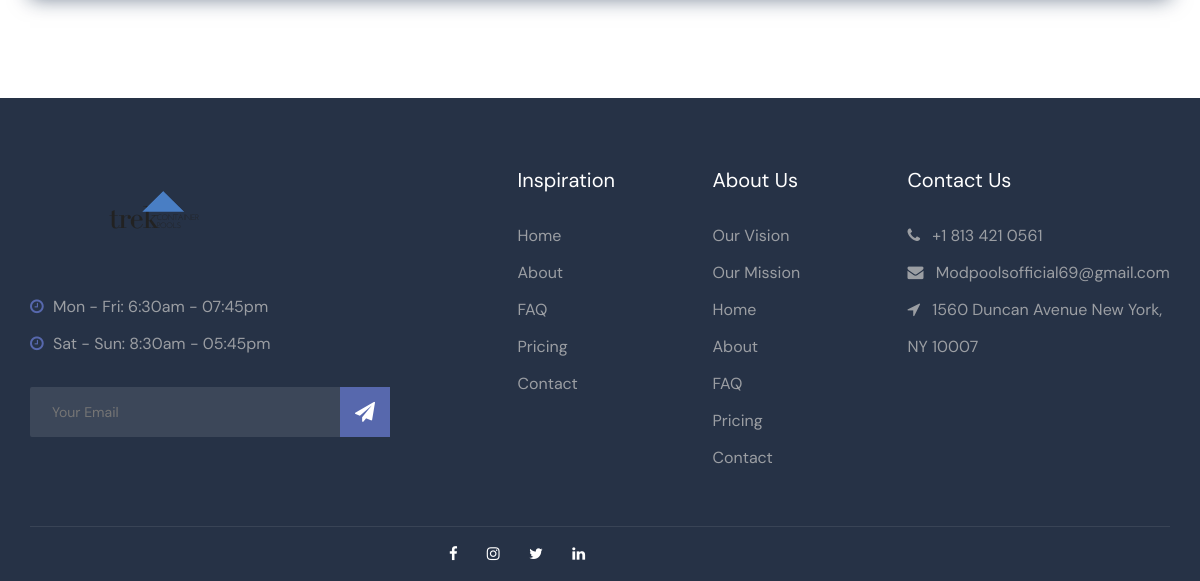
Page /about/ (lower part) on the earlier database version.
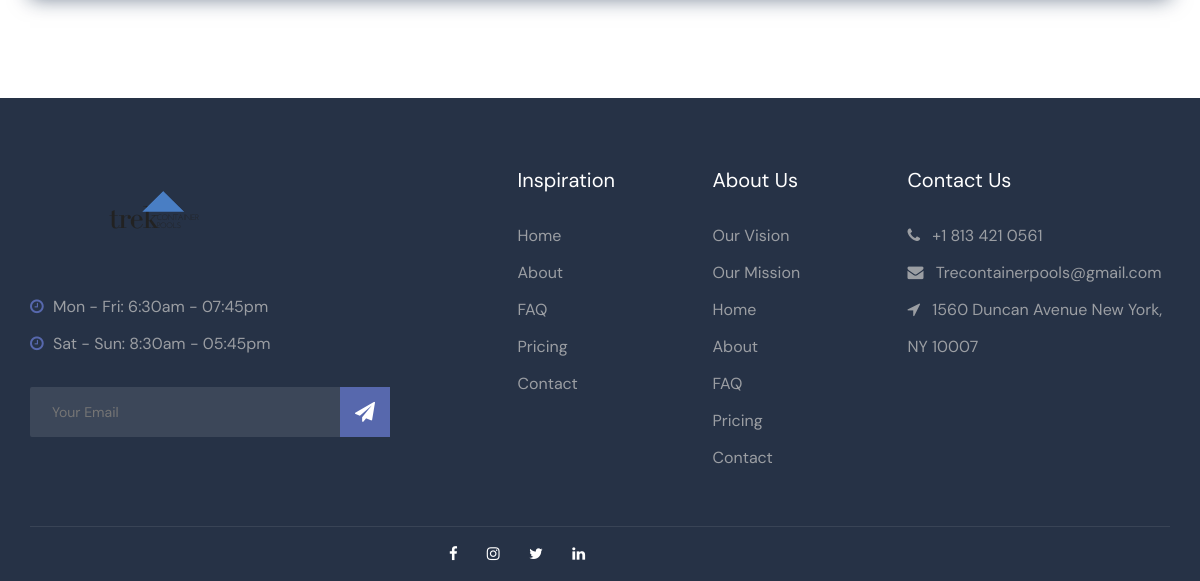
Same page on the later database version.
### website/models.py (models this page shows, shortened)
class Setting(models.Model):
    objects = None
    STATUS = (
        ('True', 'True'),
        ('False', 'False'),
    )
    title = models.CharField(max_length=150)
    keywords = models.CharField(max_length=255)
    description = models.CharField(max_length=255)
    company = models.CharField(max_length=50)
    address = models.CharField(blank=True, max_length=100)
    phone = models.CharField(blank=True, max_length=15)
    fax = models.CharField(blank=True, max_length=15)
    email = models.CharField(blank=True, max_length=50)
    smtpserver = models.CharField(blank=True, max_length=20)
    smtpemail = models.CharField(blank=True, max_length=20)
    smtppassword = models.CharField(blank=True, max_length=10)
    smtpport = models.CharField(blank=True, max_length=5)
    icon = models.ImageField(blank=True, upload_to='images/')
    facebook = models.CharField(blank=True, max_length=50)
    instagram = models.CharField(blank=True, max_length=50)
    twitter = models.CharField(blank=True, max_length=50)
    youtube = models.CharField(blank=True, max_length=50)
    aboutus = RichTextUploadingField(blank=True)
    contact = RichTextUploadingField(blank=True)
    references = RichTextUploadingField(blank=True)
    status = models.CharField(max_length=10, choices=STATUS)
    create_at = models.DateTimeField(auto_now_add=True)
    update_at = models.DateTimeField(auto_now=True)

### website/views.py (the view)
# urls.py: path('about/', views.aboutus, name='aboutus'),
def aboutus(request):
    setting = Setting.objects.get(pk=1)
    context = {'setting': setting}
    return render(request, 'about.html', context)

### website/templates/about.html (shortened to what this page needs)
{% extends 'base.html' %}
{% load static %}
{% block content %}
<br>
<br>
    <div class="counter spad">
    </div>
{% endblock %}

### website/templates/base.html (shortened to what the changed rows need)
{% load static %}
<html lang="en">
<head>
    <link rel="stylesheet" href="{% static 'website/css/bootstrap.min.css' %}" type="text/css">
    <link rel="stylesheet" href="{% static 'website/css/font-awesome.min.css' %}" type="text/css">
    <link rel="stylesheet" href="{% static 'website/css/elegant-icons.css' %}" type="text/css">
    <link rel="stylesheet" href="{% static 'website/css/nice-select.css' %}" type="text/css">
    <link rel="stylesheet" href="{% static 'website/css/barfiller.css' %}" type="text/css">
        <link rel="stylesheet" href="{% static 'website/css/magnific-popup.css' %}" media="screen" />
    <link rel="stylesheet" href="{% static 'website/css/owl.carousel.min.css' %}" type="text/css">
    <link rel="stylesheet" href="{% static 'website/css/slicknav.min.css' %}" type="text/css">
    <link rel="stylesheet" href="{% static 'website/css/style.css' %}" type="text/css">
      <link rel="stylesheet" href="{% static 'website/css/responsive.css' %}" type="text/css">
</head>
<body data-spy="scroll" data-target=".navbar" data-offset="65">
{% block content %}
{% endblock %}
    <section class="footer">
        <div class="container">
            <div class="row">
                <div class="col-lg-3 col-md-6 col-sm-6">
                    <div class="footer__widget">
                        <ul class="footer-address">
                            <li><i class="fa fa-phone"></i> {{ setting.phone}}</li>
                            <li><i class="fa fa-envelope"></i> {{ setting.email}}</li>
                            <li><i class="fa fa-location-arrow"></i> {{ setting.address}}</li>
                        </ul>
                    </div>
                </div>
            </div>
        </div>
    </section>
</body>
</html>

Differences in the rows shown:
changed Setting "1560 Duncan Avenue New York, NY 10007": email "Modpoolsofficial69@gmail.com" → "Trecontainerpools@gmail.com"
